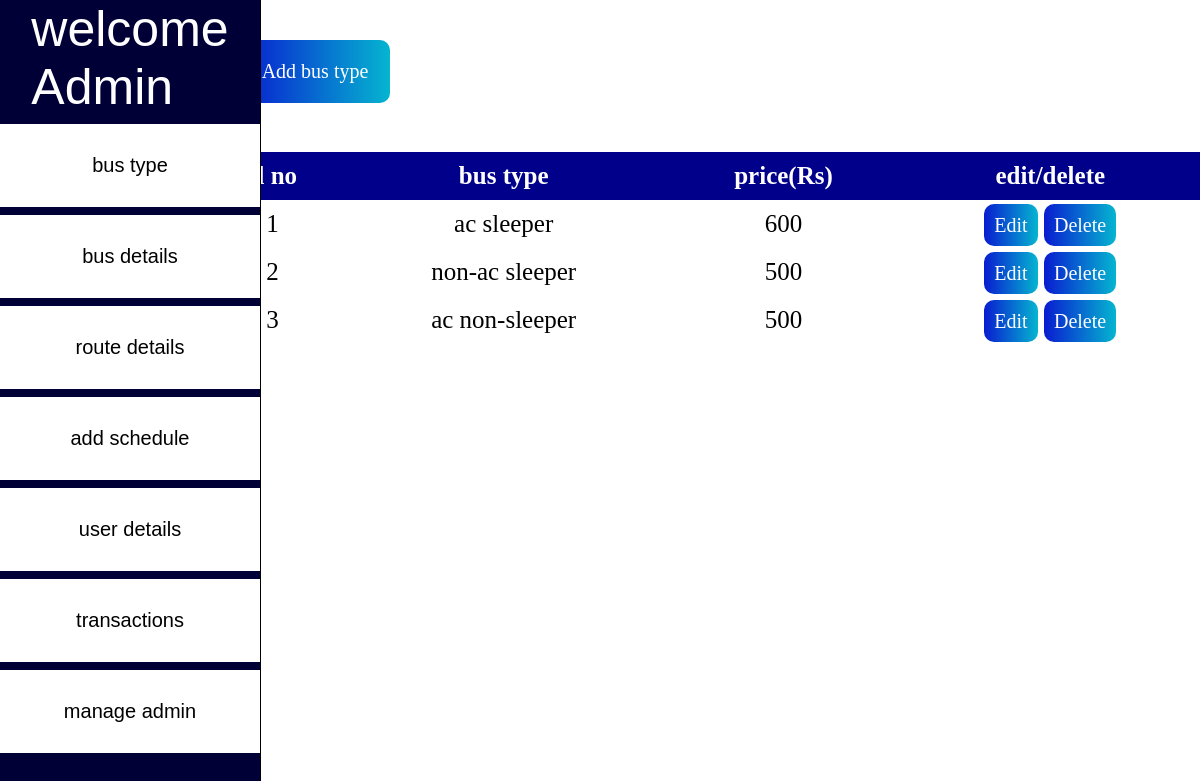
Screenshot of /main/admin_bus_type.php with the database file from the repository.
### tables this page shows
CREATE TABLE `bus_type` (
  `type_id` int(11) NOT NULL,
  `bus_type` varchar(20) NOT NULL,
  `t_price` int(11) NOT NULL
);

### main/admin_bus_type.php (the view, shortened to what this page needs)
<!DOCTYPE html>
<html lang="en">
<head>
    <?php include "db_connect.php";?>
</head>
<body>
    <div>
        <a class="btn add-btn" href="admin_add_bus_type.php" role="button">Add bus type</a>
        <br><br>
        <table>
            <thead>
            <tr>
                <th>sl no</th>
                <th>bus type</th>
                <th>price(Rs)</th>
                <th>edit/delete</th>
            </tr>
            </thead>
            <tbody>
                <?php
                    $sql="SELECT * from bus_type";
                    $result=$conn->query($sql);
                $sl_no = 0;
                    while($row=$result->fetch_assoc()){
                    $sl_no = $sl_no + 1;
                        echo "
                        <tr>
                    <td>$sl_no</td>
                    <td>$row[bus_type]</td>
                    <td>$row[t_price]</td>
                    <td>
                        <a class='btn' href='type_edit.php?t_id=$row[type_id]'>Edit</a>
                        <a class='btn' name='delete' href='type_delete.php?t_id=$row[type_id]'>Delete</a>
                    </td>
                </tr>
                        ";
                    }
                ?>
            </tbody>
        </table>
    </div>
</body>
</html>
<?php
    require_once "admin_navbar.php"
?>

### main/adminStyle.css (style rules this page uses)
* { padding: 0; margin: 0; }
body { width:100%; }
table { position: absolute; border-collapse:collapse; width:83%; top: 19%; right: 0; font-size:25px; }
th, td { padding: 10px; text-align: center; }
thead { background-color: darkblue; color: white; }
.btn { background: linear-gradient(to right, #091cd0, #05b5d0); width: 150px; font-size: 20px; color: #fff; border-radius: 10px; padding: 10px; }
.add-btn { position: absolute; top: 5%; left: 20%; padding: 20px 0px; text-align: center; }
a { text-decoration: none; }

### rows the page displays
bus_type: bus_type "ac sleeper", t_price "600"
bus_type: bus_type "non-ac sleeper", t_price "500"
bus_type: bus_type "ac non-sleeper", t_price "500"
